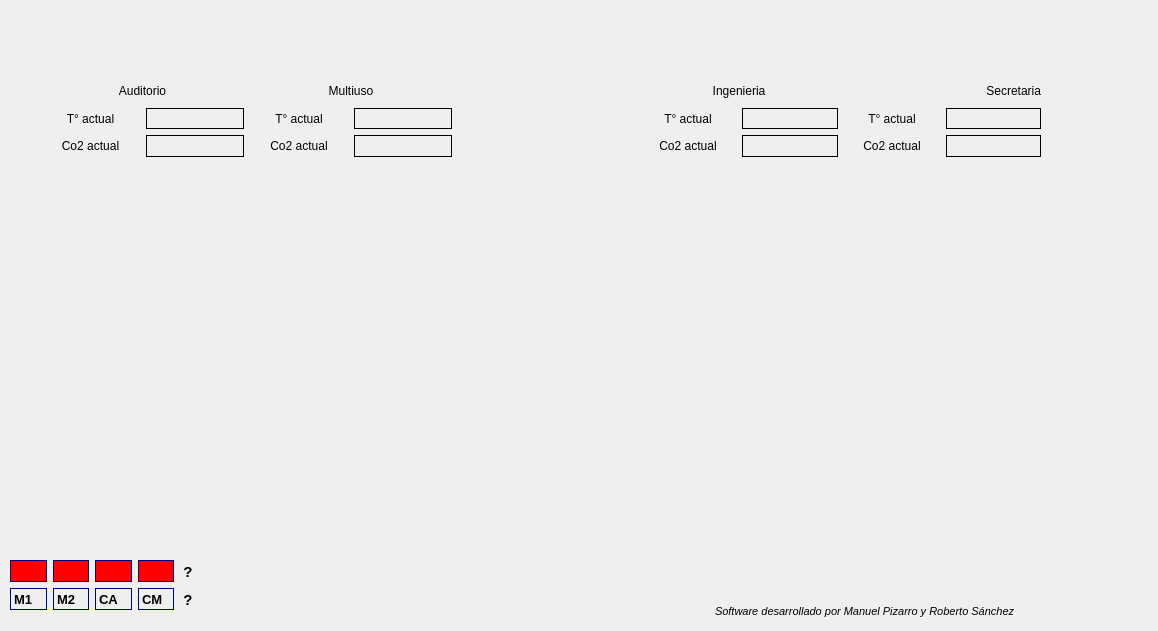
    <widget class="QWidget" name="tab_0">
     <attribute name="title">
      <string>Inicio</string>
     </attribute>
     <widget class="QLabel" name="label_12">
      <property name="geometry">
       <rect>
        <x>140</x>
        <y>160</y>
        <width>851</width>
        <height>401</height>
       </rect>
      </property>
      <property name="styleSheet">
       <string notr="true">border-image: url(:/img/portada.png);</string>
      </property>
      <property name="text">
       <string/>
      </property>
     </widget>
     <widget class="QLabel" name="label_7">
      <property name="geometry">
       <rect>
        <x>440</x>
        <y>10</y>
        <width>211</width>
        <height>151</height>
       </rect>
      </property>
      <property name="font">
       <font>
        <family>PibotoLt</family>
        <pointsize>15</pointsize>
        <weight>50</weight>
        <bold>false</bold>
        <underline>true</underline>
       </font>
      </property>
      <property name="styleSheet">
       <string notr="true">image: url(:/img/logo-citec-1.png);</string>
      </property>
      <property name="text">
       <string/>
      </property>
     </widget>
     <widget class="QWidget" name="layoutWidget">
      <property name="geometry">
       <rect>
        <x>41</x>
        <y>80</y>
        <width>411</width>
        <height>77</height>
       </rect>
      </property>
      <layout class="QHBoxLayout" name="horizontalLayout_14">
       <item>
        <layout class="QGridLayout" name="gridLayout_12">
         <item row="0" column="0" colspan="2">
          <widget class="QLabel" name="label_54">
           <property name="text">
            <string>Auditorio</string>
           </property>
           <property name="alignment">
            <set>Qt::AlignCenter</set>
           </property>
          </widget>
         </item>
         <item row="1" column="0">
          <widget class="QLabel" name="label_8">
           <property name="text">
            <string>T° actual</string>
           </property>
           <property name="alignment">
            <set>Qt::AlignCenter</set>
           </property>
          </widget>
         </item>
         <item row="1" column="1">
          <widget class="QLabel" name="temAauditorio">
           <property name="frameShape">
            <enum>QFrame::Box</enum>
           </property>
           <property name="frameShadow">
            <enum>QFrame::Plain</enum>
           </property>
           <property name="midLineWidth">
            <number>0</number>
           </property>
           <property name="text">
            <string/>
           </property>
           <property name="wordWrap">
            <bool>false</bool>
           </property>
          </widget>
         </item>
         <item row="2" column="0">
          <widget class="QLabel" name="label_10">
           <property name="text">
            <string>Co2 actual</string>
           </property>
           <property name="alignment">
            <set>Qt::AlignCenter</set>
           </property>
          </widget>
         </item>
         <item row="2" column="1">
          <widget class="QLabel" name="Co2Aauditorio">
           <property name="frameShape">
            <enum>QFrame::Box</enum>
           </property>
           <property name="frameShadow">
            <enum>QFrame::Plain</enum>
           </property>
           <property name="midLineWidth">
            <number>0</number>
           </property>
           <property name="text">
            <string/>
           </property>
           <property name="wordWrap">
            <bool>false</bool>
           </property>
          </widget>
         </item>
        </layout>
       </item>
       <item>
        <layout class="QGridLayout" name="gridLayout_11">
         <item row="0" column="0" colspan="2">
          <widget class="QLabel" name="label_55">
           <property name="text">
            <string>Multiuso</string>
           </property>
           <property name="alignment">
            <set>Qt::AlignCenter</set>
           </property>
          </widget>
         </item>
         <item row="1" column="0">
          <widget class="QLabel" name="label_14">
           <property name="text">
            <string>T° actual</string>
           </property>
           <property name="alignment">
            <set>Qt::AlignCenter</set>
           </property>
          </widget>
         </item>
         <item row="1" column="1">
          <widget class="QLabel" name="temAbiblioteca">
           <property name="frameShape">
            <enum>QFrame::Box</enum>
           </property>
           <property name="frameShadow">
            <enum>QFrame::Plain</enum>
           </property>
           <property name="midLineWidth">
            <number>0</number>
           </property>
           <property name="text">
            <string/>
           </property>
           <property name="wordWrap">
            <bool>false</bool>
           </property>
          </widget>
         </item>
         <item row="2" column="0">
          <widget class="QLabel" name="label_11">
           <property name="text">
            <string>Co2 actual</string>
           </property>
           <property name="alignment">
            <set>Qt::AlignCenter</set>
           </property>
          </widget>
         </item>
         <item row="2" column="1">
          <widget class="QLabel" name="Co2Abiblioteca">
           <property name="frameShape">
            <enum>QFrame::Box</enum>
           </property>
           <property name="frameShadow">
            <enum>QFrame::Plain</enum>
           </property>
           <property name="midLineWidth">
            <number>0</number>
           </property>
           <property name="text">
            <string/>
           </property>
           <property name="wordWrap">
            <bool>false</bool>
           </property>
          </widget>
         </item>
        </layout>
       </item>
      </layout>
     </widget>
     <widget class="QWidget" name="layoutWidget">
      <property name="geometry">
       <rect>
        <x>640</x>
        <y>80</y>
        <width>401</width>
        <height>77</height>
       </rect>
      </property>
      <layout class="QHBoxLayout" name="horizontalLayout_15">
       <item>
        <layout class="QGridLayout" name="gridLayout_10">
         <item row="0" column="0" colspan="2">
          <widget class="QLabel" name="label_56">
           <property name="text">
            <string>Ingenieria</string>
           </property>
           <property name="alignment">
            <set>Qt::AlignCenter</set>
           </property>
          </widget>
         </item>
         <item row="1" column="0">
          <widget class="QLabel" name="label_15">
           <property name="text">
            <string>T° actual</string>
           </property>
           <property name="alignment">
            <set>Qt::AlignCenter</set>
           </property>
          </widget>
         </item>
         <item row="1" column="1">
          <widget class="QLabel" name="temAoficinas2">
           <property name="frameShape">
            <enum>QFrame::Box</enum>
           </property>
           <property name="frameShadow">
            <enum>QFrame::Plain</enum>
           </property>
           <property name="midLineWidth">
            <number>0</number>
           </property>
           <property name="text">
            <string/>
           </property>
           <property name="wordWrap">
            <bool>false</bool>
           </property>
          </widget>
         </item>
         <item row="2" column="0">
          <widget class="QLabel" name="label_20">
           <property name="text">
            <string>Co2 actual</string>
           </property>
           <property name="alignment">
            <set>Qt::AlignCenter</set>
           </property>
          </widget>
         </item>
         <item row="2" column="1">
          <widget class="QLabel" name="Co2Aoficinas2">
           <property name="frameShape">
            <enum>QFrame::Box</enum>
           </property>
           <property name="frameShadow">
            <enum>QFrame::Plain</enum>
           </property>
           <property name="midLineWidth">
            <number>0</number>
           </property>
           <property name="text">
            <string/>
           </property>
           <property name="wordWrap">
            <bool>false</bool>
           </property>
          </widget>
         </item>
        </layout>
       </item>
       <item>
        <layout class="QGridLayout" name="gridLayout_9">
         <item row="0" column="0" colspan="2">
          <widget class="QLabel" name="label_57">
           <property name="layoutDirection">
            <enum>Qt::LeftToRight</enum>
           </property>
           <property name="text">
            <string>Secretaria</string>
           </property>
           <property name="alignment">
            <set>Qt::AlignRight|Qt::AlignTrailing|Qt::AlignVCenter</set>
           </property>
          </widget>
         </item>
         <item row="1" column="0">
          <widget class="QLabel" name="label_16">
           <property name="text">
            <string>T° actual</string>
           </property>
           <property name="alignment">
            <set>Qt::AlignCenter</set>
           </property>
          </widget>
         </item>
         <item row="1" column="1">
          <widget class="QLabel" name="temAoficinas1">
           <property name="frameShape">
            <enum>QFrame::Box</enum>
           </property>
           <property name="frameShadow">
            <enum>QFrame::Plain</enum>
           </property>
           <property name="midLineWidth">
            <number>0</number>
           </property>
           <property name="text">
            <string/>
           </property>
           <property name="wordWrap">
            <bool>false</bool>
           </property>
          </widget>
         </item>
         <item row="2" column="0">
          <widget class="QLabel" name="label_21">
           <property name="text">
            <string>Co2 actual</string>
           </property>
           <property name="alignment">
            <set>Qt::AlignCenter</set>
           </property>
          </widget>
         </item>
         <item row="2" column="1">
          <widget class="QLabel" name="Co2Aoficinas1">
           <property name="frameShape">
            <enum>QFrame::Box</enum>
           </property>
           <property name="frameShadow">
            <enum>QFrame::Plain</enum>
           </property>
           <property name="midLineWidth">
            <number>0</number>
           </property>
           <property name="text">
            <string/>
           </property>
           <property name="wordWrap">
            <bool>false</bool>
           </property>
          </widget>
         </item>
        </layout>
       </item>
      </layout>
     </widget>
     <widget class="QWidget" name="layoutWidget">
      <property name="geometry">
       <rect>
        <x>10</x>
        <y>560</y>
        <width>164</width>
        <height>50</height>
       </rect>
      </property>
      <layout class="QVBoxLayout" name="verticalLayout_10">
       <item>
        <layout class="QHBoxLayout" name="horizontalLayout_24">
         <item>
          <widget class="QLabel" name="ledM1">
           <property name="font">
            <font>
             <family>Segoe UI</family>
             <pointsize>10</pointsize>
             <weight>75</weight>
             <bold>true</bold>
            </font>
           </property>
           <property name="styleSheet">
            <string notr="true">border: 1px solid rgb(0, 0, 127) ;
background-color: rgb(255, 0, 0);
alternate-background-color: rgb(0, 255, 0);</string>
           </property>
           <property name="text">
            <string/>
           </property>
          </widget>
         </item>
         <item>
          <widget class="QLabel" name="ledM2">
           <property name="font">
            <font>
             <family>Segoe UI</family>
             <pointsize>10</pointsize>
             <weight>75</weight>
             <bold>true</bold>
            </font>
           </property>
           <property name="styleSheet">
            <string notr="true">border: 1px solid rgb(0, 0, 127) ;
background-color: rgb(255, 0, 0);
alternate-background-color: rgb(0, 255, 0);</string>
           </property>
           <property name="text">
            <string/>
           </property>
          </widget>
         </item>
         <item>
          <widget class="QLabel" name="ledCA">
           <property name="font">
            <font>
             <family>Segoe UI</family>
             <pointsize>10</pointsize>
             <weight>75</weight>
             <bold>true</bold>
            </font>
           </property>
           <property name="styleSheet">
            <string notr="true">border: 1px solid rgb(0, 0, 127) ;
background-color: rgb(255, 0, 0);
alternate-background-color: rgb(0, 255, 0);</string>
           </property>
           <property name="text">
            <string/>
           </property>
          </widget>
         </item>
         <item>
          <widget class="QLabel" name="ledCM">
           <property name="font">
            <font>
             <family>Segoe UI</family>
             <pointsize>10</pointsize>
             <weight>75</weight>
             <bold>true</bold>
            </font>
           </property>
           <property name="styleSheet">
            <string notr="true">border: 1px solid rgb(0, 0, 127) ;
background-color: rgb(255, 0, 0);
alternate-background-color: rgb(0, 255, 0);</string>
           </property>
           <property name="text">
            <string/>
           </property>
          </widget>
         </item>
        </layout>
       </item>
       <item>
        <layout class="QHBoxLayout" name="horizontalLayout_23">
         <item>
          <widget class="QLabel" name="label_18">
           <property name="font">
            <font>
             <family>Segoe UI</family>
             <pointsize>10</pointsize>
             <weight>75</weight>
             <bold>true</bold>
            </font>
           </property>
           <property name="styleSheet">
            <string notr="true">border: 1px solid rgb(0, 0, 127) ;</string>
           </property>
           <property name="text">
            <string>M1</string>
           </property>
          </widget>
         </item>
         <item>
          <widget class="QLabel" name="label_31">
           <property name="font">
            <font>
             <family>Segoe UI</family>
             <pointsize>10</pointsize>
             <weight>75</weight>
             <bold>true</bold>
            </font>
           </property>
           <property name="styleSheet">
            <string notr="true">border: 1px solid rgb(0, 0, 127) ;</string>
           </property>
           <property name="text">
            <string>M2</string>
           </property>
          </widget>
         </item>
         <item>
          <widget class="QLabel" name="label_43">
           <property name="font">
            <font>
             <family>Segoe UI</family>
             <pointsize>10</pointsize>
             <weight>75</weight>
             <bold>true</bold>
            </font>
           </property>
           <property name="styleSheet">
            <string notr="true">border: 1px solid rgb(0, 0, 127) ;</string>
           </property>
           <property name="text">
            <string>CA</string>
           </property>
          </widget>
         </item>
         <item>
          <widget class="QLabel" name="label_32">
           <property name="font">
            <font>
             <family>Segoe UI</family>
             <pointsize>10</pointsize>
             <weight>75</weight>
             <bold>true</bold>
            </font>
           </property>
           <property name="styleSheet">
            <string notr="true">border: 1px solid rgb(0, 0, 127) ;</string>
           </property>
           <property name="text">
            <string>CM</string>
           </property>
          </widget>
         </item>
        </layout>
       </item>
      </layout>
     </widget>
     <widget class="QWidget" name="layoutWidget">
      <property name="geometry">
       <rect>
        <x>180</x>
        <y>560</y>
        <width>16</width>
        <height>51</height>
       </rect>
      </property>
      <layout class="QVBoxLayout" name="verticalLayout_11">
       <item>
        <widget class="QLabel" name="ayuda_2">
         <property name="font">
          <font>
           <family>Segoe UI</family>
           <pointsize>11</pointsize>
           <weight>75</weight>
           <bold>true</bold>
          </font>
         </property>
         <property name="toolTip">
          <string>&lt;html&gt;&lt;head/&gt;&lt;body&gt;&lt;p&gt;&lt;span style=&quot; font-weight:600;&quot;&gt;Color Estado&lt;/span&gt;&lt;/p&gt;&lt;p&gt;Rojo: Desactivado&lt;/p&gt;&lt;p&gt;Verde: Activado&lt;/p&gt;&lt;p&gt;Azul: Error de programa&lt;/p&gt;&lt;/body&gt;&lt;/html&gt;</string>
         </property>
         <property name="styleSheet">
          <string notr="true"/>
         </property>
         <property name="text">
          <string>?</string>
         </property>
         <property name="alignment">
          <set>Qt::AlignCenter</set>
         </property>
        </widget>
       </item>
       <item>
        <widget class="QLabel" name="ayuda">
         <property name="font">
          <font>
           <family>Segoe UI</family>
           <pointsize>11</pointsize>
           <weight>75</weight>
           <bold>true</bold>
          </font>
         </property>
         <property name="toolTip">
          <string>&lt;html&gt;&lt;head/&gt;&lt;body&gt;&lt;p&gt;M1: Multiplexor 1&lt;/p&gt;&lt;p&gt;M2: Multiplexor 2&lt;/p&gt;&lt;p&gt;CA: Control Automático&lt;/p&gt;&lt;p&gt;CM: Control Manual&lt;/p&gt;&lt;/body&gt;&lt;/html&gt;</string>
         </property>
         <property name="styleSheet">
          <string notr="true"/>
         </property>
         <property name="text">
          <string>?</string>
         </property>
         <property name="alignment">
          <set>Qt::AlignCenter</set>
         </property>
        </widget>
       </item>
      </layout>
     </widget>
     <widget class="QLabel" name="label_44">
      <property name="geometry">
       <rect>
        <x>715</x>
        <y>600</y>
        <width>341</width>
        <height>22</height>
       </rect>
      </property>
      <property name="font">
       <font>
        <family>Cantarell</family>
        <pointsize>8</pointsize>
        <weight>50</weight>
        <italic>true</italic>
        <bold>false</bold>
       </font>
      </property>
      <property name="text">
       <string>Software desarrollado por Manuel Pizarro y Roberto Sánchez          </string>
      </property>
     </widget>
     <widget class="QLabel" name="version">
      <property name="geometry">
       <rect>
        <x>1062</x>
        <y>600</y>
        <width>87</width>
        <height>22</height>
       </rect>
      </property>
      <property name="font">
       <font>
        <family>Cantarell</family>
        <pointsize>8</pointsize>
        <weight>50</weight>
        <italic>true</italic>
        <bold>false</bold>
       </font>
      </property>
      <property name="text">
       <string/>
      </property>
     </widget>
    </widget>
